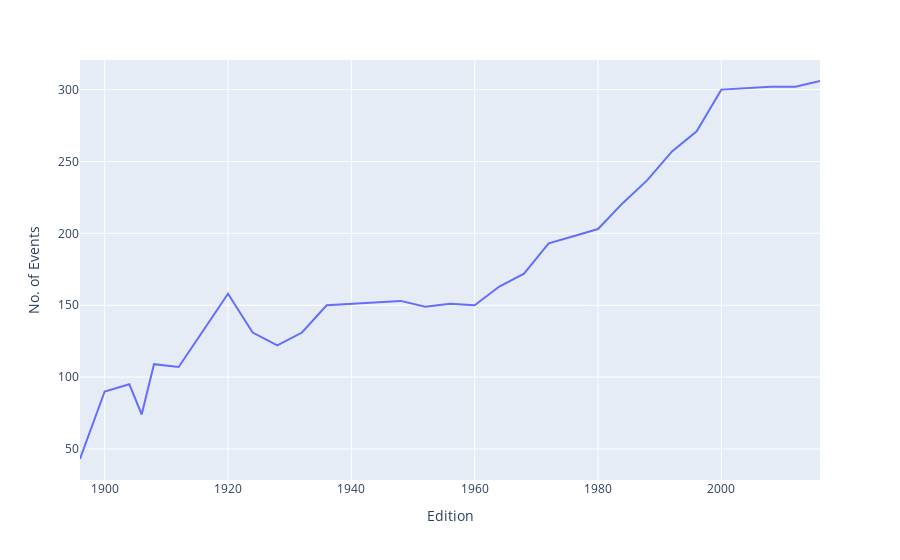

Write notebook code for a chart like this one.
### Code cell
# participating nation each year
# removing the duplicate rows where year & region is same
event_over_time = event_df.drop_duplicates(['Year', 'Event'])['Year'].value_counts().reset_index().sort_values('index')
event_over_time = event_over_time.rename(columns={'index': 'Edition', 'Year':'No. of Events'})

fig = px.line(event_over_time, x='Edition', y='No. of Events')
fig.show()

### Figure 1 — Plotly figure (JSON) as saved in the notebook; plotly's stock layout.template omitted (floating-point values rounded to 4 significant figures)
{"data": [{"hovertemplate": "Edition=%{x}<br>No. of Events=%{y}<extra></extra>", "legendgroup": "", "line": {"color": "#636efa", "dash": "solid"}, "marker": {"symbol": "circle"}, "mode": "lines", "name": "", "orientation": "v", "showlegend": false, "type": "scatter", "x": [1896, 1900, 1904, 1906, 1908, 1912, 1920, 1924, 1928, 1932, 1936, 1948, 1952, 1956, 1960, 1964, 1968, 1972, 1976, 1980, 1984, 1988, 1992, 1996, 2000, 2004, 2008, 2012, 2016], "xaxis": "x", "y": [43, 90, 95, 74, 109, 107, 158, 131, 122, 131, 150, 153, 149, 151, 150, 163, 172, 193, 198, 203, 221, 237, 257, 271, 300, 301, 302, 302, 306], "yaxis": "y"}], "layout": {"legend": {"tracegroupgap": 0}, "margin": {"t": 60}, "xaxis": {"anchor": "y", "domain": [0, 1], "title": {"text": "Edition"}}, "yaxis": {"anchor": "x", "domain": [0, 1], "title": {"text": "No. of Events"}}}}
